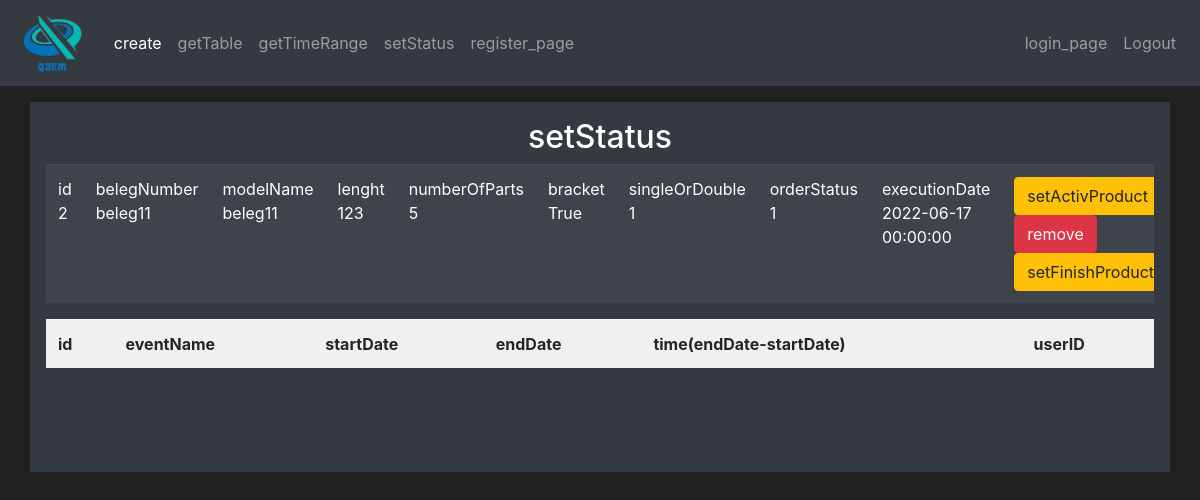
The app's page /getTable2, older data.
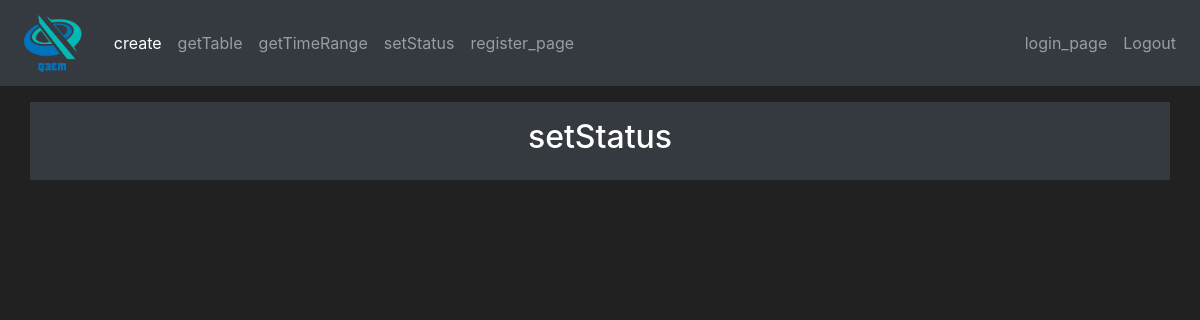
The same page, newer data.
### mainApp/models/product.py (models this page shows, shortened)
class Product(db.Model):
    id = db.Column(db.Integer, primary_key=True)
    belegNumber = db.Column(db.String(20), unique=True)
    modelName = db.Column(db.String(20))
    lenght = db.Column(db.Integer)
    numberOfParts = db.Column(db.Integer)
    bracket = db.Column(db.Boolean)
    singleOrDouble = db.Column(db.Integer)
    orderStatus = db.Column(db.Integer)
    executionDate = db.Column(db.DateTime)

### mainApp/routes.py (the view)
@app.route('/getTable2')
def getTable2():
    all_products = Product.query.filter(Product.orderStatus == 1)
    for column in all_products:
        print("% s % s" % (column.id, column.lenght))
    return render_template('table.html', all_products=all_products)

### mainApp/templates/table.html (shortened to what this page needs)
{% extends 'base.html' %}
{% block content %}
<div class="container p-3 my-3 bg-dark text-white">
    <h2 align="center">setStatus</h2>
    <div class="center">
        {% for product in all_products %}
        <div class="table-responsive">
            <table class="table table-striped table-dark" style="width: 100%">
                <tr>
                    <td>id {{ product.id }}</td>
                    <td>belegNumber {{ product.belegNumber}}</td>
                    <td>modelName {{ product.modelName }}</td>
                    <td>lenght {{ product.lenght }}</td>
                    <td>numberOfParts {{ product.numberOfParts }}</td>
                    <td>bracket {{ product.bracket }}</td>
                    <td>singleOrDouble {{ product.singleOrDouble }}</td>
                    <td>orderStatus {{ product.orderStatus }}</td>
                    <td>executionDate {{ product.executionDate }}</td>
                    <td>
                        <form action="{{ url_for('setActivProduct') }}" method="POST">
                            <button class="btn btn-warning">setActivProduct</button>
                        </form>
                        {% if not product.id == 1 %}
                        <form action="{{ url_for('removeProduct') }}" method="POST">
                            <button class="btn btn-danger">remove</button>
                        </form>
                        <form action="{{ url_for('setFinishProduct') }}" method="POST">
                            <button class="btn btn-warning">setFinishProduct</button>
                        </form>
                        {% endif %}
                    </td>
                </tr>
                <tr>
                    <table class="table table-striped table-light" style="width: 100%">
                        <tr>
                            <th>id</th>
                            <th>eventName</th>
                            <th>startDate</th>
                            <th>endDate</th>
                            <th>time(endDate-startDate)</th>
                            <th>userID</th>
                        </tr>
                    </table>
                </tr>
                {% endfor %}
            </table>
        </div>
    </div>
</div>
{% endblock %}

### mainApp/templates/base.html (shortened to what this page needs)
<!doctype html>
<html lang="en">
<head>
    <link rel="stylesheet" href="https://cdn.jsdelivr.net/npm/bootstrap@4.5.3/dist/css/bootstrap.min.css"
>
</head>
<body>
    <nav class="navbar navbar-expand-md navbar-dark bg-dark">
        <a class="navbar-brand" href="#"><img src="/static/LogoBIG.png" alt="..." height="60"
                class="d-inline-block"></a>
        <div class="collapse navbar-collapse" id="navbarNav">
            <ul class="navbar-nav mr-auto">
                <li class="nav-item active">
                    <a class="nav-link" href="{{url_for('create')}}">create</a>
                </li>
                <li class="nav-item">
                    <a class="nav-link" href="{{url_for('getTable')}}">getTable</a>
                </li>
                <li class="nav-item">
                    <a class="nav-link" href="{{url_for('getTimeRange', delta = 0)}}">getTimeRange</a>
                </li>
                <li class="nav-item">
                    <a class="nav-link" href="{{url_for('setStatus')}}">setStatus</a>
                </li>
                <li class="nav-item">
                    <a class="nav-link" href="{{url_for('register_page')}}">register_page</a>
                </li>
            </ul>
            <ul class="navbar-nav">
                <li class="nav-item">
                    <a class="nav-link" href="{{url_for('login_page')}}">login_page</a>
                </li>
                <li class="nav-item">
                    <a class="nav-link" href="{{url_for('logout')}}">Logout {{current_user.username}}</a>
                </li>
            </ul>
        </div>
    </nav>
    {% block content %}
    {% endblock %}
</body>
</html>

### mainApp/templates/base.html (style rules this page uses)
body { background-color: #212121; color: white }

Row changes from the older to the newer data that the page shows:
removed Product: id "2", belegNumber "beleg11", modelName "beleg11", lenght "123", numberOfParts "5", bracket "True", singleOrDouble "1", orderStatus "1", executionDate "2022-06-17 00:00:00"
